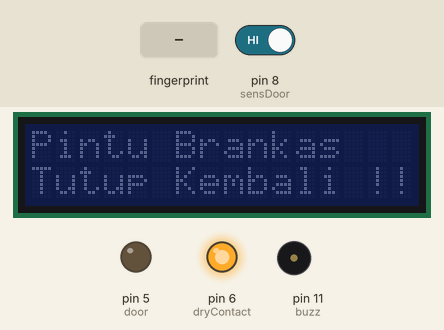
The sketch below on a simulated Arduino Uno, built with avr-gcc and run on an emulated ATmega328P. On the bench: 16×2 character LCD, output pins drawn as LEDs (lit = HIGH), buzzer (waves = sounding, pin HIGH). The test bench sets the inputs (shaded band); at power-on: pin 8 (sensDoor) HIGH. What the sketch prints to the serial monitor is not drawn.

Above: at 8.4 s.
8.5 s: finger stored as number 1 placed on the sensor
At 9.7 s:
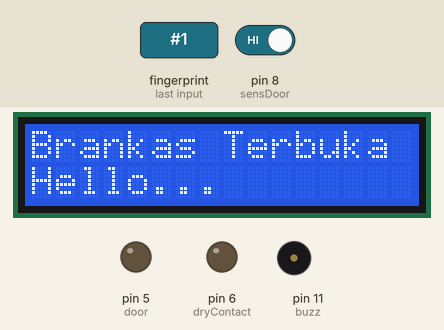
13.0 s: pin 8 (sensDoor) driven LOW
At 14.1 s:
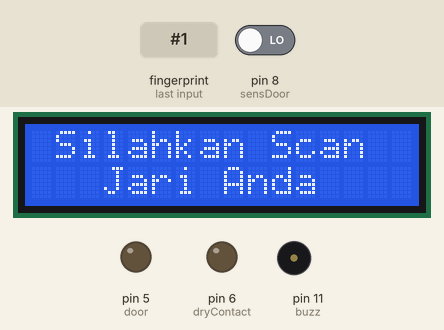
17.5 s: pin 8 (sensDoor) driven HIGH
At 19.0 s:
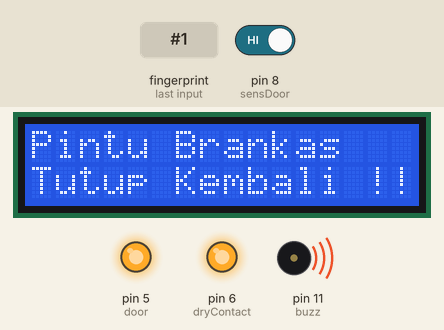
21.4 s: pin 8 (sensDoor) driven LOW
At 23.6 s:
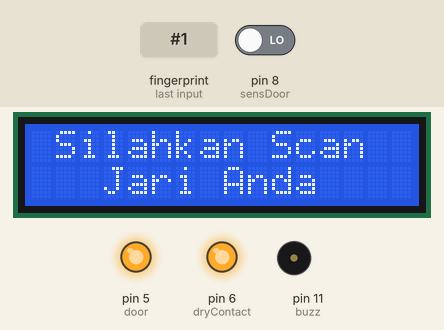
24.2 s: finger stored as number 1 placed on the sensor
At 29.1 s:
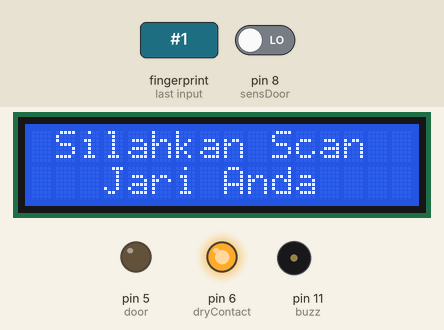
Timing chart, 0 to 29.4 s (numbered marks = the images above; inputs shaded):
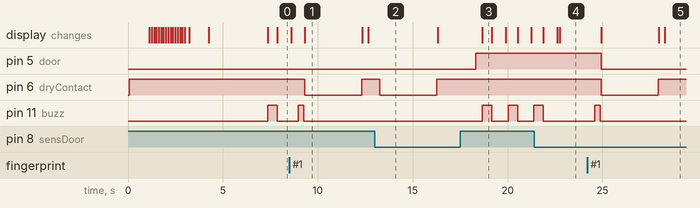

Measured:
- after the input at 8.5 s, pin 6 (dryContact): HIGH → LOW after 0.80 s, → HIGH 3.0 s later
- after the input at 13.0 s, pin 6 (dryContact): HIGH → LOW after 0.28 s, → HIGH 3.0 s later
- after the input at 17.5 s, pin 11 (buzz): alternates HIGH for 0.50 s and LOW for 0.86 s, starting after 1.2 s; the display: changes after 1.2 s (image 3)
- after the input at 21.4 s, pin 11 (buzz): goes on until 21.9 s, then stays LOW; the display: first differs from a run without the input after 1.3 s (image 4)
- after the input at 24.2 s, pin 5 (door): HIGH → LOW after 0.73 s; pin 6 (dryContact): HIGH → LOW after 0.73 s, → HIGH 3.0 s later; pin 11 (buzz): LOW → HIGH after 0.39 s, → LOW 0.30 s later; the display: first changes after 0.73 s (image 5 shows a later state)
- what the display in image 1 shows lasts 3.0 s, from 9.3 s to 12.3 s
- what the display in image 3 shows lasts 0.5 s, from 18.7 s to 19.2 s

The sketch:

TA_Rizal_brankas_control.ino
```cpp
#include <LiquidCrystal_I2C.h>
#include <Adafruit_Fingerprint.h>
#include <SPI.h>
#include <SoftwareSerial.h>

#define door 5        // door solenoid
#define dryContact 6  // Dry Contact to ESP-32 Cam
#define buzz 11       // buzzer alarm
#define sensDoor 8    // door sensor

int cntAlarm = 0;
int cntAlert = 0;
int acc = 0;
int stDoor = 0;  // state Door

unsigned long startMillisPublishDoorSensor;
unsigned long currentMillisPublishDoorSensor;

SoftwareSerial mySerial(3, 2);
Adafruit_Fingerprint finger = Adafruit_Fingerprint(&mySerial);
LiquidCrystal_I2C lcd(0x27, 16, 2);  // set the LCD address to 0x27 for a 16 chars and 2 line display

byte progressBar[8] = {
  B11111,
  B11111,
  B11111,
  B11111,
  B11111,
  B11111,
  B11111,
};

void alarmStatus() {
  // if (digitalRead (sensDoor) == 1 && millis() - doorOpenStartTime >= 10000) {
  //   lcd.setCursor(0, 0);
  //   lcd.print("Tutup Pintu       ");
  //   lcd.setCursor(0, 1);
  //   lcd.print("Brankas.....!!    ");
  //   digitalWrite(buzz, HIGH);
  //   lcd.backlight();
  //   delay(500);
  //   digitalWrite(buzz, LOW);
  //   lcd.noBacklight();
  //   delay(500);
  // }
  if (acc == 0) {
    if (digitalRead(sensDoor) == 1) {
      lcd.setCursor(0, 0);
      lcd.print("Pintu Brankas     ");
      lcd.setCursor(0, 1);
      lcd.print("Tutup Kembali !!");
      digitalWrite(buzz, HIGH);
      lcd.backlight();
      delay(500);
      digitalWrite(buzz, LOW);
      lcd.noBacklight();
      delay(500);
    } else if (digitalRead(sensDoor) == 1) {
      digitalWrite(buzz, LOW);
    }
  }
}


void countdownTimer(int seconds) {
  if (seconds > 0) {
    Serial.println(seconds);
    delay(1000);
    seconds -= 1;
  }
  if (digitalRead(sensDoor) == 0) {
    lcd.setCursor(0, 0);
    lcd.print("Tutup Pintu       ");
    lcd.setCursor(0, 1);
    lcd.print("Brankas.....!!    ");
    digitalWrite(buzz, HIGH);
    lcd.backlight();
    delay(500);
    digitalWrite(buzz, LOW);
    lcd.noBacklight();
    delay(500);
  } else if (digitalRead(sensDoor) == 1) {
    lcd.setCursor(0, 0);
    lcd.print("Tutup Pintu       ");
    lcd.setCursor(0, 1);
    lcd.print("Brankas.....!!    ");
    digitalWrite(buzz, HIGH);
    lcd.backlight();
    delay(500);
    digitalWrite(buzz, LOW);
    lcd.noBacklight();
    delay(500);
  }
  Serial.println("Countdown selesai");
}

void setup() {
  Serial.begin(9600);
  lcd.init();  // initialize the lcd
  // Print a message to the LCD.
  lcd.backlight();

  pinMode(door, OUTPUT);
  pinMode(dryContact, OUTPUT);
  pinMode(buzz, OUTPUT);
  pinMode(sensDoor, INPUT_PULLUP);

  digitalWrite(door, LOW);
  digitalWrite(dryContact, HIGH);

  lcd.createChar(0, progressBar);
  lcd.setCursor(0, 0);
  lcd.print(" System Brankas");
  lcd.setCursor(5, 1);
  lcd.print("Ver 1.1");
  delay(1000);
  lcd.clear();

  for (int i = 0; i <= 16; i++) {
    lcd.setCursor(0, 0);
    lcd.print("Please Wait...!!!       ");
    lcd.setCursor(i, 1);
    lcd.write(byte(0));
    delay(100);
  }
  lcd.clear();
  // set the data rate for the sensor serial port
  finger.begin(57600);
  if (finger.verifyPassword()) {
    lcd.setCursor(0, 0);
    lcd.print("  FingerPrint ");
    lcd.setCursor(0, 1);
    lcd.print("Sensor Connected");
    delay(3000);
  } else {
    lcd.setCursor(0, 0);
    lcd.print("  FingerPrint ");
    lcd.setCursor(0, 1);
    lcd.print("Sensor Error...!");
    delay(3000);
    lcd.clear();
    lcd.setCursor(0, 0);
    lcd.print("Check Sensor");
    lcd.setCursor(0, 1);
    lcd.print("Please...!");

    while (1) {
      delay(1);
    }
  }
}

void loop()  // run over and over again
{
  lcd.backlight();
  doorlockAccess();
  alarmStatus();
  //alarm active function
  if (cntAlarm >= 3) {
    for (int i = 0; i <= 10; i++) {
      // action
      lcd.setCursor(0, 0);
      lcd.print("Brankas Dalam     ");
      lcd.setCursor(0, 1);
      lcd.print("Berbahaya...!!    ");
      digitalWrite(buzz, HIGH);
      lcd.backlight();
      delay(500);
      digitalWrite(buzz, LOW);
      lcd.noBacklight();
      delay(500);
    }
    cntAlarm = 0;
  } else {
    digitalWrite(buzz, LOW);
  }

  if (acc == 1 && digitalRead(sensDoor) == 1 && stDoor == 0) {
    stDoor = 1;
  } else if (acc == 1 && digitalRead(sensDoor) == 1 && stDoor == 1) {
    currentMillisPublishDoorSensor = millis();
    if (currentMillisPublishDoorSensor - startMillisPublishDoorSensor >= 1000) {
      cntAlert++;
      startMillisPublishDoorSensor = millis();
    }
  } else if (digitalRead(sensDoor) == 0 && stDoor == 1) {
    digitalWrite(dryContact, LOW);
    delay(3000);
    digitalWrite(dryContact, HIGH);
    Serial.println("Pintu Terkunci");
    lcd.setCursor(0, 0);
    lcd.print("Brankas Terkunci  ");
    lcd.setCursor(0, 1);
    lcd.print("                  ");
    delay(2000);
    digitalWrite(door, HIGH);
    stDoor = 0;
    cntAlert = 0;
    acc = 0;
  }

  if (cntAlert >= 10) {
    lcd.setCursor(0, 0);
    lcd.print("Tutup Pintu       ");
    lcd.setCursor(0, 1);
    lcd.print("Brankas.....!!    ");
    digitalWrite(buzz, HIGH);
    lcd.backlight();
    delay(500);
    digitalWrite(buzz, LOW);
    lcd.noBacklight();
    delay(500);
  }

  // Monitor Debug
  Serial.print("status Door = ");
  Serial.println(stDoor);
  Serial.print("status sens = ");
  Serial.println(digitalRead(sensDoor));
  Serial.print("status acc = ");
  Serial.println(acc);
  Serial.print("status alert = ");
  Serial.println(cntAlert);
  Serial.print("/////////////////////////");
  Serial.println();

  delay(200);  //don't need to run this at full speed.
}

// void
// Main Program
int doorlockAccess() {
  uint8_t p = finger.getImage();
  if (p != FINGERPRINT_OK) {
    lcd.setCursor(0, 0);
    lcd.print(" Silahkan Scan  ");
    lcd.setCursor(0, 1);
    lcd.print("   Jari Anda    ");
    return -1;
  }
  // Akses terdaftar dan gagal baca
  p = finger.image2Tz();
  if (p != FINGERPRINT_OK) {
    digitalWrite(buzz, HIGH);
    delay(300);
    digitalWrite(buzz, LOW);
    lcd.clear();
    lcd.setCursor(0, 0);
    lcd.print(" Silahkan Scan  ");
    lcd.setCursor(0, 1);
    lcd.print("Kembali...!!    ");
    delay(3000);
    lcd.clear();
    return -1;
  }
  // Akses tidak terdaftar
  p = finger.fingerFastSearch();
  if (p != FINGERPRINT_OK) {
    digitalWrite(buzz, HIGH);
    delay(300);
    digitalWrite(buzz, LOW);
    lcd.clear();
    lcd.setCursor(0, 0);
    lcd.print("   Akses Anda   ");
    lcd.setCursor(0, 1);
    lcd.print("Tidak Terdaftar!");
    delay(3000);
    lcd.clear();
    cntAlarm++;
    return -1;
  }
  // Akses terdaftar dan success
  digitalWrite(buzz, HIGH);
  delay(300);
  digitalWrite(buzz, LOW);
  lcd.clear();
  Serial.println("Pintu Terbuka");
  lcd.setCursor(0, 0);
  lcd.print("Brankas Terbuka   ");
  lcd.setCursor(0, 1);
  lcd.print("Hello...          ");
  digitalWrite(door, LOW);
  digitalWrite(dryContact, LOW);
  delay(3000);
  digitalWrite(dryContact, HIGH);
  lcd.clear();
  cntAlarm = 0;
  acc = 1;
  return finger.fingerID;
}
```
